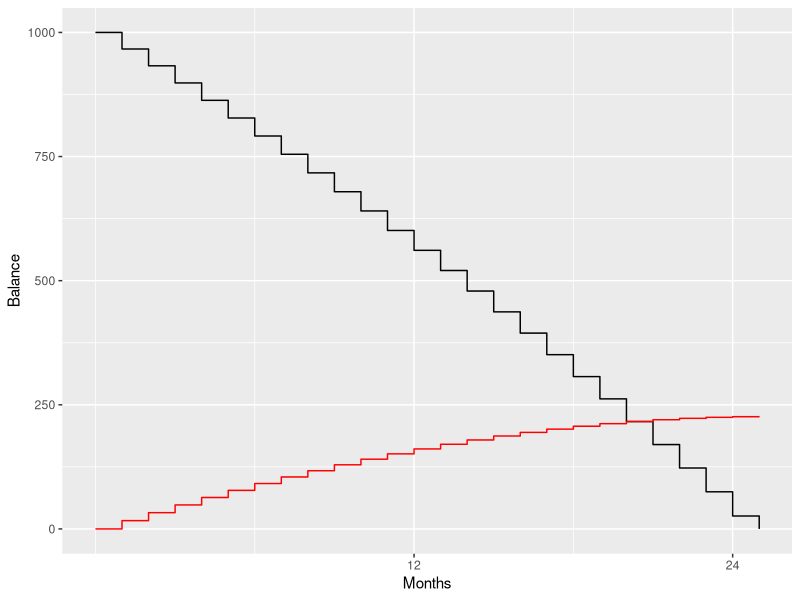
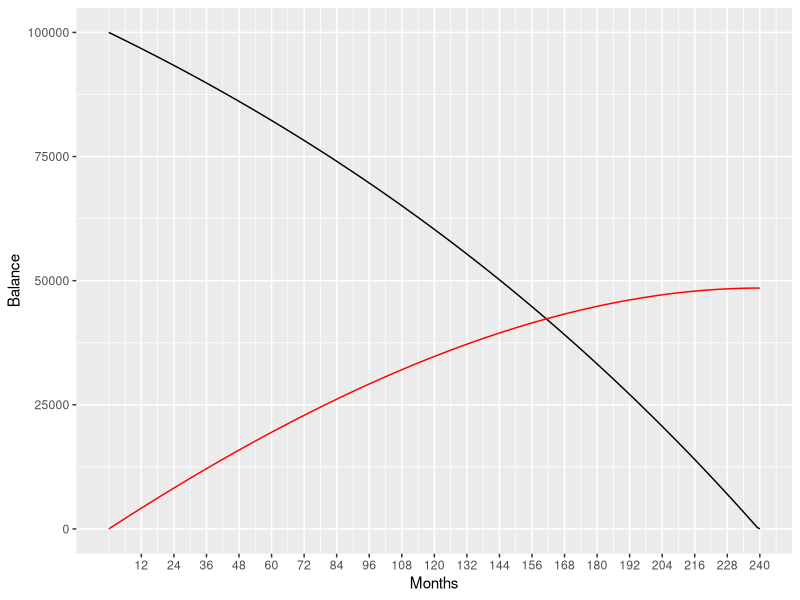

Source code (R) for these figures, in order:
library(tidyverse)

# Q1) If you invested $1000 in a mutual fund with an average 8% annual yield (i.e, you received 8% of the amount at the end of the year), how much would you have in 50 years? (Note: assume the 8% is added to the principle each year.)
1000*1.08^50
# Q2) How much less would you have if the yield were only 7.5%?
1000*1.08^50 - 1000*1.075^50
# Q3) What if the yield were 8% but you waited five years before investing your $1000?
1000*1.08^50 - 1000*1.08^45


# Q4) Imagine you spent $1000 on a terrific holiday with friends and put it on your credit card with a 19.99% APR. How long would it take to pay off if you paid $100 per month? How much would that $1000 trip cost you overall? [Use the Repay function]

Repay <- function(InitialBalance, APR, MonthlyPayment){
  MPR <- APR/12
  # Starting values
  Time <- 0
  Balance <- InitialBalance
  Interest <- 0

  while(last(Balance) > 0){
    Time[Time+2] <- Time + 1
    Interest[last(Time)+1] <- last(Balance)*MPR
    Balance[last(Time)+1] <- last(Balance) + last(Interest) - MonthlyPayment
  }
  df <- data.frame(Time, Interest, Balance, CumInterest = cumsum(Interest))
  df$Balance[df$Balance < 0] <- 0
  return(df)

}

Repay(InitialBalance = 1000, APR = 0.1999, MonthlyPayment = 100)

# Q5) What if you only paid $50 per month? The minimum balance of $25 per month?
(Balances <- Repay(InitialBalance = 1000, APR = 0.1999, MonthlyPayment = 50) )

ggplot(Balances, aes(x=Time, y=Balance)) +
  geom_step() +
  geom_step(aes(y=CumInterest), color = "red") +
  scale_x_continuous("Months", breaks = 12*(1:20))

# Q6) Why is the black line flatter at first and steeper towards the end (ignoring the last payment)?


# Q7) Imagine you buy a house and takeout a 20 year loan for $100,000 at 4.5% APR. How much interest would you have paid in total? [Note, adjust the monthly payment until you get 240 months]
tail( Balances <- Repay(InitialBalance=100000, APR = 0.045, MonthlyPayment = 634) )

# Q8) What if you were able to reduce the rate to 4.25%? How much money would you save?
tail( Balances <- Repay(InitialBalance=100000, APR = 0.0425, MonthlyPayment = 620) )
 51635.79 - 48648.77

ggplot(Balances, aes(x=Time, y=Balance)) +
  geom_line() +
  geom_line(aes(y=CumInterest), color = "red") +
  scale_x_continuous("Months", breaks = 12*(1:20))
